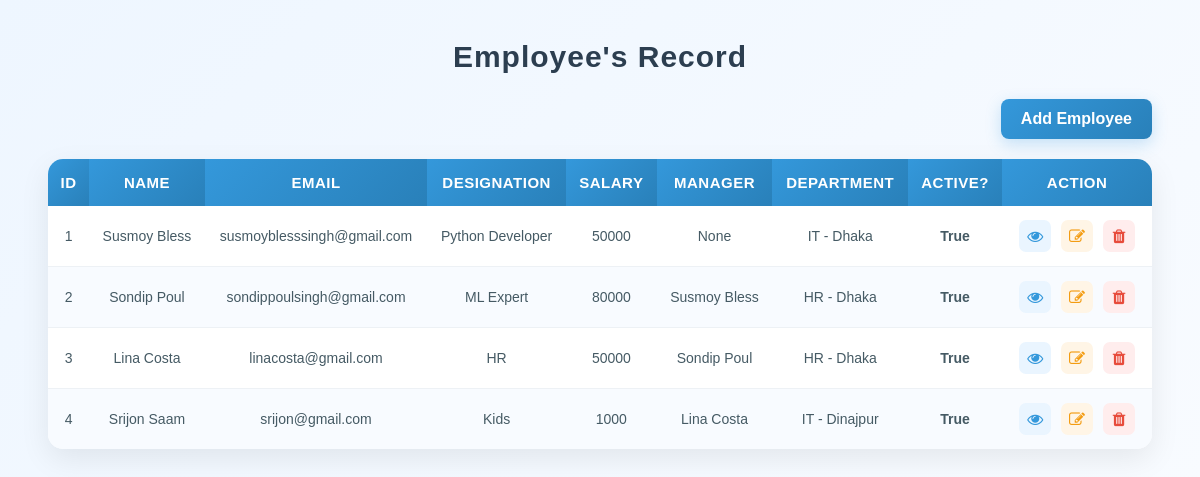
Before: / with the older database file.
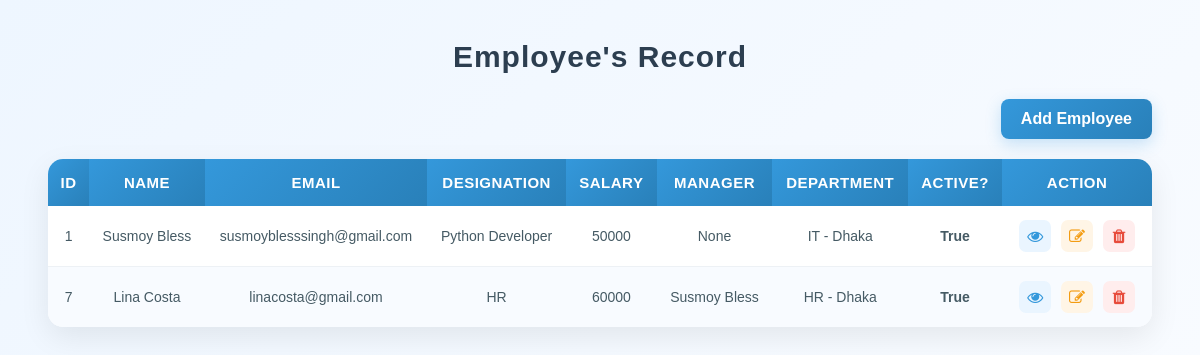
After: the same page with the newer database file.
### employees/models.py (models this page shows)
class Employee(models.Model):
    first_name = models.CharField(max_length=50)
    last_name = models.CharField(max_length=50)
    email = models.CharField(unique=True)
    designation = models.CharField(max_length=50)
    image = models.ImageField(upload_to='emp_images', default='images.jpg')
    salary = models.IntegerField()
    joining_date = models.DateField()
    is_active = models.BooleanField(default=True)
    department = models.ForeignKey(Department, on_delete = models.SET_NULL, blank=True, null = True)
    manager = models.ForeignKey("self", on_delete = models.SET_NULL, blank=True, null = True)
    def __str__(self):
        return f"{self.first_name} {self.last_name}"
    def full_name(self):
        return f"{self.first_name} {self.last_name}"

class Department(models.Model):
    name = models.CharField(max_length=50)
    location = models.CharField(max_length=50)
    def __str__(self):
        return f"{self.name} - {self.location}"

### employees_main/views.py (the view)
# urls.py: 2. Add a URL to urlpatterns:  path('', views.home, name='home')
def home(request):
    employees = Employee.objects.all()
    context = {
        'employees': employees
    }
    return render (request, 'home.html', context)

### templates/home.html (shortened to what this page needs)
{% load static %}
<!DOCTYPE html>
<html lang="en">
<head>
    <link rel="stylesheet" href="{% static 'css/style.css' %}">
    <link rel="stylesheet" href="https://cdnjs.cloudflare.com/ajax/libs/font-awesome/4.7.0/css/font-awesome.min.css">
</head>
<body>
    <div class="employee-list">
    <h2>Employee's Record</h2>
    <a href="{% url 'add_employee' %}">Add Employee</a>
    <table>
        <thead>
            <tr>
                <th>ID</th>
                <th>Name</th>
                <th>Email</th>
                <th>Designation</th>
                <th>salary</th>
                <th>Manager</th>
                <th>Department</th>
                <th>active?</th>
                <th>action</th>
            </tr>
        </thead>
        <tbody>
            {% for emp in employees %}
                <tr>
                    <td>{{ emp.id }}</td>
                    <td>{{ emp.full_name }}</td>
                    <td>{{ emp.email }}</td>
                    <td>{{ emp.designation }}</td>
                    <td>{{ emp.salary }}</td>
                    <td>{{ emp.manager }}</td>
                    <td>{{ emp.department }}</td>
                    <td>{{ emp.is_active }}</td>
                    <td>
                        <div>
                            <a href="{% url 'employee_detail' emp.id %}"><i class="fa fa-eye"></i></a>
                            <a href="{% url 'edit_employee' emp.id %}">
                                <i class="fa fa-edit"></i>
                            </a>
                            <a href="{% url 'delete_employee' emp.id %}">
                                <i class="fa fa-trash"></i>
                            </a>
                        </div>
                    </td>
                </tr>
            {% endfor %}
        </tbody>
    </table>
    </div>
</body>
</html>

### employees_main/static/css/style.css (style rules this page uses)
* { box-sizing: border-box; }
body { background: linear-gradient(135deg, #eef6ff, #f8fbff); font-family: Arial, sans-serif; margin: 0; padding: 0; color: #2c3e50; }
.employee-list { width: 92%; max-width: 1400px; margin: 40px auto; }
.employee-list h2 { text-align: center; font-size: 30px; margin: 0 0 25px; color: #2c3e50; letter-spacing: 1px; }
.employee-list > a { display: inline-block; float: right; margin-bottom: 20px; padding: 11px 20px; background: linear-gradient(135deg, #3498db, #2980b9); color: white; text-decoration: none; font-weight: bold; border-radius: 8px; box-shadow: 0 5px 15px rgba(52, 152, 219, 0.25); transition: 0.3s; }
table { width: 100%; border-collapse: separate; border-spacing: 0; background: white; border-radius: 15px; overflow: hidden; box-shadow: 0 10px 30px rgba(0, 0, 0, 0.08); margin-top: 10px; }
th { padding: 15px 12px; background: linear-gradient( 135deg, #3498db, #2980b9 ); color: white; font-size: 15px; text-transform: uppercase; letter-spacing: 0.5px; border: none; }
td { padding: 14px 12px; border-bottom: 1px solid #edf1f5; text-align: center; font-size: 14px; color: #455a64; }
tr:last-child td { border-bottom: none; }
tr:nth-child(even) { background: #f8fbff; }
tbody tr { transition: 0.25s; }
td:nth-child(8) { font-weight: bold; }
td a { display: inline-flex; width: 32px; height: 32px; align-items: center; justify-content: center; margin: 0 3px; border-radius: 7px; text-decoration: none; font-size: 16px; transition: 0.25s; }
td a:first-child { color: #3498db; background: #eaf5ff; }
td a:nth-child(2) { color: #f39c12; background: #fff5e6; }
td a:nth-child(3) { color: #e74c3c; background: #ffeded; }

Changed rows visible on the page:
removed Employee: id "2", full_name "Sondip Poul", email "sondippoulsingh@gmail.com", designation "ML Expert", salary "80000", manager "Susmoy Bless", department "HR - Dhaka", is_active "True"
removed Employee: id "3", full_name "Lina Costa", email "linacosta@gmail.com", designation "HR", salary "50000", manager "Sondip Poul", department "HR - Dhaka", is_active "True"
removed Employee: id "4", full_name "Srijon Saam", email "srijon@gmail.com", designation "Kids", salary "1000", manager "Lina Costa", department "IT - Dinajpur", is_active "True"
added Employee: id "7", full_name "Lina Costa", email "linacosta@gmail.com", designation "HR", salary "60000", manager "Susmoy Bless", department "HR - Dhaka", is_active "True"
